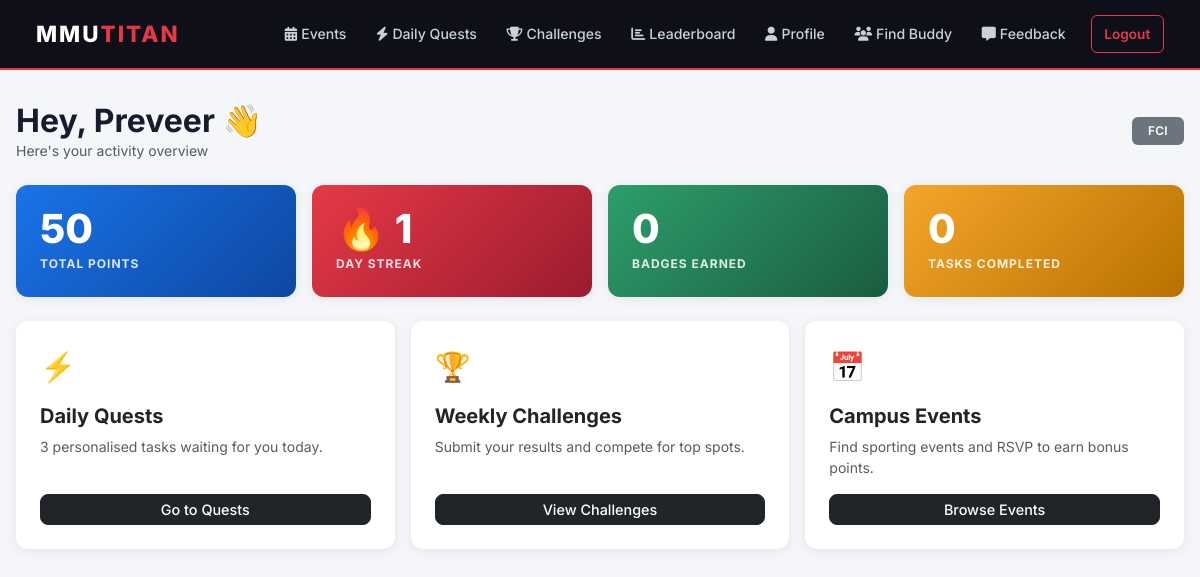
Page / (signed in) on the earlier database version.
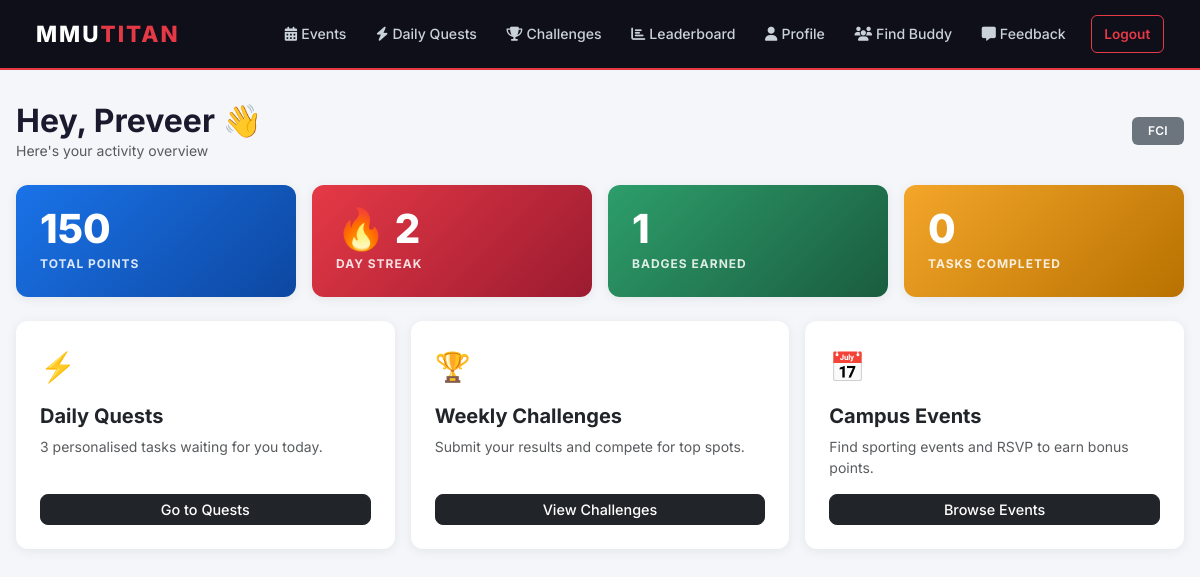
Same page on the later database version.
### mmutitan/models.py (models this page shows)
class User(db.Model, UserMixin):
    id = db.Column(db.Integer, primary_key=True)
    name = db.Column(db.String(100), nullable=False)
    email = db.Column(db.String(120), unique=True, nullable=False)
    password = db.Column(db.String(200), nullable=False)
    faculty = db.Column(db.String(50), nullable=False)
    sport_preferences = db.Column(db.String(200), default="")
    profile_photo = db.Column(db.String(20), nullable=False, default='default.jpg')
    points = db.Column(db.Integer, default=0)
    streak = db.Column(db.Integer, default=0)
    is_admin = db.Column(db.Boolean, default=False)
    is_banned = db.Column(db.Boolean, default=False)
    reset_token = db.Column(db.String(100), nullable=True)
    reset_token_expiry = db.Column(db.DateTime, nullable=True)
    availability_days = db.Column(db.String(100), nullable=True)   # e.g. "Mon,Wed,Fri"
    availability_time = db.Column(db.String(20), nullable=True)    # "Morning", "Afternoon", "Evening"
    rsvps = db.relationship('RSVP', backref='user_ref', lazy=True, cascade="all, delete-orphan")
    usertasks = db.relationship('UserTask', backref='user_ref', lazy=True, cascade="all, delete-orphan")
    submissions = db.relationship('Submission', backref='user_ref', lazy=True, cascade="all, delete-orphan")
    badges = db.relationship('Badge', secondary=user_badges, backref=db.backref('users', lazy='dynamic'))
    point_history = db.relationship('Point', backref='user_ref', lazy=True, cascade="all, delete-orphan")
    streak_history = db.relationship('Streak', backref='user_ref', lazy=True, cascade="all, delete-orphan")
    feedbacks = db.relationship('Feedback', backref='user_ref', lazy=True, cascade="all, delete-orphan")
    sent_requests = db.relationship('BuddyRequest', foreign_keys='BuddyRequest.sender_id',
                                    backref='sender', lazy=True, cascade="all, delete-orphan")
    received_requests = db.relationship('BuddyRequest', foreign_keys='BuddyRequest.receiver_id',
                                        backref='receiver', lazy=True, cascade="all, delete-orphan")

### mmutitan/app.py (the view)
    @app.route('/')
    def home():
        if current_user.is_authenticated:
            return render_template('dashboard.html', title='Dashboard')
        return render_template('home.html')

### mmutitan/models.py (called while the page is built)
@login_manager.user_loader
def load_user(user_id):
    return User.query.get(int(user_id))

### mmutitan/templates/dashboard.html
{% extends "base.html" %}
{% block content %}
<div class="d-flex justify-content-between align-items-center mb-4">
    <div>
        <h2 class="fw-bold mb-0">Hey, {{ current_user.name.split()[0] }} 👋</h2>
        <p class="text-muted small mb-0">Here's your activity overview</p>
    </div>
    <span class="badge bg-secondary px-3 py-2">{{ current_user.faculty }}</span>
</div>
<div class="row g-3 mb-4">
    <div class="col-6 col-md-3">
        <div class="card stat-card" style="background:linear-gradient(135deg,#1a73e8,#0d47a1);">
            <div class="stat-number">{{ current_user.points }}</div>
            <div class="stat-label">Total Points</div>
        </div>
    </div>
    <div class="col-6 col-md-3">
        <div class="card stat-card" style="background:linear-gradient(135deg,#e63946,#9b1b30);">
            <div class="stat-number">🔥 {{ current_user.streak }}</div>
            <div class="stat-label">Day Streak</div>
        </div>
    </div>
    <div class="col-6 col-md-3">
        <div class="card stat-card" style="background:linear-gradient(135deg,#2d9e6b,#1a5c3f);">
            <div class="stat-number">{{ current_user.badges|length }}</div>
            <div class="stat-label">Badges Earned</div>
        </div>
    </div>
    <div class="col-6 col-md-3">
        <div class="card stat-card" style="background:linear-gradient(135deg,#f4a62a,#b87100);">
            <div class="stat-number">{{ current_user.tasks|selectattr('status','equalto','Completed')|list|length }}</div>
            <div class="stat-label">Tasks Completed</div>
        </div>
    </div>
</div>
<div class="row g-3">
    <div class="col-md-4">
        <div class="card h-100 p-4">
            <div class="mb-3" style="font-size:1.8rem;">⚡</div>
            <h5 class="fw-bold">Daily Quests</h5>
            <p class="text-muted small">3 personalised tasks waiting for you today.</p>
            <a href="{{ url_for('daily_tasks') }}" class="btn btn-dark btn-sm mt-auto">Go to Quests</a>
        </div>
    </div>
    <div class="col-md-4">
        <div class="card h-100 p-4">
            <div class="mb-3" style="font-size:1.8rem;">🏆</div>
            <h5 class="fw-bold">Weekly Challenges</h5>
            <p class="text-muted small">Submit your results and compete for top spots.</p>
            <a href="{{ url_for('student_challenges') }}" class="btn btn-dark btn-sm mt-auto">View Challenges</a>
        </div>
    </div>
    <div class="col-md-4">
        <div class="card h-100 p-4">
            <div class="mb-3" style="font-size:1.8rem;">📅</div>
            <h5 class="fw-bold">Campus Events</h5>
            <p class="text-muted small">Find sporting events and RSVP to earn bonus points.</p>
            <a href="{{ url_for('list_events') }}" class="btn btn-dark btn-sm mt-auto">Browse Events</a>
        </div>
    </div>
</div>
{% endblock %}

Differences in the rows shown:
changed User "Preveer": points "50" → "150"; streak "1" → "2"
Other differences:
{{ current_user.badges|length }}: "0" → "1"
